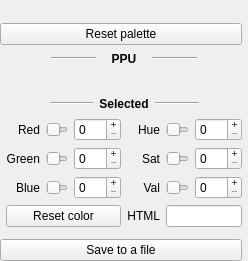
<?xml version="1.0" encoding="UTF-8"?>
<ui version="4.0">
 <class>wdgPaletteEditor</class>
 <widget class="QWidget" name="wdgPaletteEditor">
  <property name="geometry">
   <rect>
    <x>0</x>
    <y>0</y>
    <width>248</width>
    <height>261</height>
   </rect>
  </property>
  <property name="windowTitle">
   <string notr="true">wdgPaletteEditor</string>
  </property>
  <layout class="QGridLayout" name="gridLayout_wdgPaletteEditor">
   <property name="leftMargin">
    <number>0</number>
   </property>
   <property name="topMargin">
    <number>0</number>
   </property>
   <property name="rightMargin">
    <number>0</number>
   </property>
   <property name="bottomMargin">
    <number>0</number>
   </property>
   <item row="4" column="0" colspan="2">
    <layout class="QHBoxLayout" name="horizontalLayout_Current_desc">
     <item>
      <widget class="QLabel" name="label_Current_buddy_left"/>
     </item>
     <item>
      <widget class="Line" name="line_Current_left">
       <property name="orientation">
        <enum>Qt::Horizontal</enum>
       </property>
      </widget>
     </item>
     <item>
      <widget class="QLabel" name="label_Current">
       <property name="font">
        <font>
         <weight>75</weight>
         <bold>true</bold>
        </font>
       </property>
       <property name="text">
        <string>Selected</string>
       </property>
       <property name="alignment">
        <set>Qt::AlignCenter</set>
       </property>
      </widget>
     </item>
     <item>
      <widget class="Line" name="line_Current_right">
       <property name="orientation">
        <enum>Qt::Horizontal</enum>
       </property>
      </widget>
     </item>
     <item>
      <widget class="QLabel" name="label_Current_buddy_right"/>
     </item>
    </layout>
   </item>
   <item row="2" column="0" colspan="2">
    <layout class="QHBoxLayout" name="horizontalLayout_PPU_Palette_desc">
     <item>
      <widget class="QLabel" name="label_PPU_Palette_Desc_buddy_left"/>
     </item>
     <item>
      <widget class="Line" name="line_PPU_Palette_Desc_left">
       <property name="orientation">
        <enum>Qt::Horizontal</enum>
       </property>
      </widget>
     </item>
     <item>
      <widget class="QLabel" name="label_PPU_Palette">
       <property name="font">
        <font>
         <weight>75</weight>
         <bold>true</bold>
        </font>
       </property>
       <property name="text">
        <string>PPU</string>
       </property>
       <property name="alignment">
        <set>Qt::AlignCenter</set>
       </property>
      </widget>
     </item>
     <item>
      <widget class="Line" name="line_PPU_Palette_Desc_right">
       <property name="orientation">
        <enum>Qt::Horizontal</enum>
       </property>
      </widget>
     </item>
     <item>
      <widget class="QLabel" name="label_PPU_Palette_Desc_buddy_right"/>
     </item>
    </layout>
   </item>
   <item row="5" column="0">
    <layout class="QGridLayout" name="gridLayout_RGB">
     <item row="2" column="4">
      <widget class="QLabel" name="label_Val">
       <property name="text">
        <string>Val</string>
       </property>
       <property name="alignment">
        <set>Qt::AlignRight|Qt::AlignTrailing|Qt::AlignVCenter</set>
       </property>
      </widget>
     </item>
     <item row="0" column="6">
      <widget class="QSpinBox" name="spinBox_Hue">
       <property name="sizePolicy">
        <sizepolicy hsizetype="Minimum" vsizetype="Fixed">
         <horstretch>0</horstretch>
         <verstretch>0</verstretch>
        </sizepolicy>
       </property>
       <property name="buttonSymbols">
        <enum>QAbstractSpinBox::PlusMinus</enum>
       </property>
       <property name="maximum">
        <number>359</number>
       </property>
      </widget>
     </item>
     <item row="2" column="1">
      <widget class="QLabel" name="label_Blue">
       <property name="text">
        <string>Blue</string>
       </property>
       <property name="alignment">
        <set>Qt::AlignRight|Qt::AlignTrailing|Qt::AlignVCenter</set>
       </property>
      </widget>
     </item>
     <item row="1" column="3">
      <widget class="QSpinBox" name="spinBox_Green">
       <property name="sizePolicy">
        <sizepolicy hsizetype="Minimum" vsizetype="Fixed">
         <horstretch>0</horstretch>
         <verstretch>0</verstretch>
        </sizepolicy>
       </property>
       <property name="buttonSymbols">
        <enum>QAbstractSpinBox::PlusMinus</enum>
       </property>
       <property name="maximum">
        <number>255</number>
       </property>
      </widget>
     </item>
     <item row="2" column="3">
      <widget class="QSpinBox" name="spinBox_Blue">
       <property name="sizePolicy">
        <sizepolicy hsizetype="Minimum" vsizetype="Fixed">
         <horstretch>0</horstretch>
         <verstretch>0</verstretch>
        </sizepolicy>
       </property>
       <property name="buttonSymbols">
        <enum>QAbstractSpinBox::PlusMinus</enum>
       </property>
       <property name="maximum">
        <number>255</number>
       </property>
      </widget>
     </item>
     <item row="0" column="2">
      <widget class="QSlider" name="horizontalSlider_Red">
       <property name="sizePolicy">
        <sizepolicy hsizetype="Expanding" vsizetype="Fixed">
         <horstretch>0</horstretch>
         <verstretch>0</verstretch>
        </sizepolicy>
       </property>
       <property name="maximum">
        <number>255</number>
       </property>
       <property name="orientation">
        <enum>Qt::Horizontal</enum>
       </property>
      </widget>
     </item>
     <item row="0" column="1">
      <widget class="QLabel" name="label_Red">
       <property name="text">
        <string>Red</string>
       </property>
       <property name="alignment">
        <set>Qt::AlignRight|Qt::AlignTrailing|Qt::AlignVCenter</set>
       </property>
      </widget>
     </item>
     <item row="0" column="3">
      <widget class="QSpinBox" name="spinBox_Red">
       <property name="sizePolicy">
        <sizepolicy hsizetype="Minimum" vsizetype="Fixed">
         <horstretch>0</horstretch>
         <verstretch>0</verstretch>
        </sizepolicy>
       </property>
       <property name="buttonSymbols">
        <enum>QAbstractSpinBox::PlusMinus</enum>
       </property>
       <property name="maximum">
        <number>255</number>
       </property>
      </widget>
     </item>
     <item row="1" column="1">
      <widget class="QLabel" name="label_Green">
       <property name="text">
        <string>Green</string>
       </property>
       <property name="alignment">
        <set>Qt::AlignRight|Qt::AlignTrailing|Qt::AlignVCenter</set>
       </property>
      </widget>
     </item>
     <item row="1" column="6">
      <widget class="QSpinBox" name="spinBox_Sat">
       <property name="sizePolicy">
        <sizepolicy hsizetype="Minimum" vsizetype="Fixed">
         <horstretch>0</horstretch>
         <verstretch>0</verstretch>
        </sizepolicy>
       </property>
       <property name="buttonSymbols">
        <enum>QAbstractSpinBox::PlusMinus</enum>
       </property>
       <property name="maximum">
        <number>255</number>
       </property>
      </widget>
     </item>
     <item row="1" column="2">
      <widget class="QSlider" name="horizontalSlider_Green">
       <property name="sizePolicy">
        <sizepolicy hsizetype="Expanding" vsizetype="Fixed">
         <horstretch>0</horstretch>
         <verstretch>0</verstretch>
        </sizepolicy>
       </property>
       <property name="maximum">
        <number>255</number>
       </property>
       <property name="orientation">
        <enum>Qt::Horizontal</enum>
       </property>
      </widget>
     </item>
     <item row="0" column="5">
      <widget class="QSlider" name="horizontalSlider_Hue">
       <property name="sizePolicy">
        <sizepolicy hsizetype="Expanding" vsizetype="Fixed">
         <horstretch>0</horstretch>
         <verstretch>0</verstretch>
        </sizepolicy>
       </property>
       <property name="maximum">
        <number>359</number>
       </property>
       <property name="orientation">
        <enum>Qt::Horizontal</enum>
       </property>
      </widget>
     </item>
     <item row="2" column="5">
      <widget class="QSlider" name="horizontalSlider_Val">
       <property name="sizePolicy">
        <sizepolicy hsizetype="Expanding" vsizetype="Fixed">
         <horstretch>0</horstretch>
         <verstretch>0</verstretch>
        </sizepolicy>
       </property>
       <property name="maximum">
        <number>255</number>
       </property>
       <property name="orientation">
        <enum>Qt::Horizontal</enum>
       </property>
      </widget>
     </item>
     <item row="1" column="5">
      <widget class="QSlider" name="horizontalSlider_Sat">
       <property name="sizePolicy">
        <sizepolicy hsizetype="Expanding" vsizetype="Fixed">
         <horstretch>0</horstretch>
         <verstretch>0</verstretch>
        </sizepolicy>
       </property>
       <property name="maximum">
        <number>255</number>
       </property>
       <property name="orientation">
        <enum>Qt::Horizontal</enum>
       </property>
      </widget>
     </item>
     <item row="1" column="4">
      <widget class="QLabel" name="label_Sat">
       <property name="text">
        <string>Sat</string>
       </property>
       <property name="alignment">
        <set>Qt::AlignRight|Qt::AlignTrailing|Qt::AlignVCenter</set>
       </property>
      </widget>
     </item>
     <item row="2" column="6">
      <widget class="QSpinBox" name="spinBox_Val">
       <property name="sizePolicy">
        <sizepolicy hsizetype="Minimum" vsizetype="Fixed">
         <horstretch>0</horstretch>
         <verstretch>0</verstretch>
        </sizepolicy>
       </property>
       <property name="buttonSymbols">
        <enum>QAbstractSpinBox::PlusMinus</enum>
       </property>
       <property name="maximum">
        <number>255</number>
       </property>
      </widget>
     </item>
     <item row="2" column="2">
      <widget class="QSlider" name="horizontalSlider_Blue">
       <property name="sizePolicy">
        <sizepolicy hsizetype="Expanding" vsizetype="Fixed">
         <horstretch>0</horstretch>
         <verstretch>0</verstretch>
        </sizepolicy>
       </property>
       <property name="maximum">
        <number>255</number>
       </property>
       <property name="orientation">
        <enum>Qt::Horizontal</enum>
       </property>
      </widget>
     </item>
     <item row="0" column="4">
      <widget class="QLabel" name="label_Hue">
       <property name="text">
        <string>Hue</string>
       </property>
       <property name="alignment">
        <set>Qt::AlignRight|Qt::AlignTrailing|Qt::AlignVCenter</set>
       </property>
      </widget>
     </item>
     <item row="3" column="4">
      <widget class="QLabel" name="label_HTML">
       <property name="text">
        <string>HTML</string>
       </property>
       <property name="alignment">
        <set>Qt::AlignRight|Qt::AlignTrailing|Qt::AlignVCenter</set>
       </property>
      </widget>
     </item>
     <item row="3" column="5" colspan="2">
      <widget class="wdgHtmlName" name="lineEdit_Html_Name">
       <property name="maxLength">
        <number>7</number>
       </property>
       <property name="frame">
        <bool>true</bool>
       </property>
      </widget>
     </item>
     <item row="0" column="0" rowspan="4">
      <widget class="wdgColorToChange" name="widget_Color_Selected" native="true">
       <property name="sizePolicy">
        <sizepolicy hsizetype="MinimumExpanding" vsizetype="Preferred">
         <horstretch>0</horstretch>
         <verstretch>0</verstretch>
        </sizepolicy>
       </property>
      </widget>
     </item>
     <item row="3" column="1" colspan="3">
      <widget class="QPushButton" name="pushButton_Color_reset">
       <property name="font">
        <font>
         <weight>50</weight>
         <bold>false</bold>
        </font>
       </property>
       <property name="focusPolicy">
        <enum>Qt::NoFocus</enum>
       </property>
       <property name="text">
        <string>Reset color</string>
       </property>
       <property name="icon">
        <iconset resource="resources.qrc">
         <normaloff>:/icon/icons/overscan_default.svg</normaloff>:/icon/icons/overscan_default.svg</iconset>
       </property>
      </widget>
     </item>
    </layout>
   </item>
   <item row="3" column="0" colspan="2">
    <widget class="wdgPalettePPU" name="widget_Palette_PPU" native="true"/>
   </item>
   <item row="0" column="0" colspan="2">
    <widget class="wdgPaletteWall" name="widget_Palette_Wall" native="true"/>
   </item>
   <item row="6" column="0">
    <layout class="QHBoxLayout" name="horizontalLayout_buttons">
     <property name="spacing">
      <number>0</number>
     </property>
     <property name="topMargin">
      <number>6</number>
     </property>
     <item>
      <widget class="QPushButton" name="pushButton_Palette_save">
       <property name="text">
        <string>Save to a file</string>
       </property>
       <property name="icon">
        <iconset resource="resources.qrc">
         <normaloff>:/icon/icons/save.svg</normaloff>:/icon/icons/save.svg</iconset>
       </property>
      </widget>
     </item>
    </layout>
   </item>
   <item row="1" column="0">
    <widget class="QPushButton" name="pushButton_Palette_reset">
     <property name="font">
      <font>
       <weight>50</weight>
       <bold>false</bold>
      </font>
     </property>
     <property name="focusPolicy">
      <enum>Qt::NoFocus</enum>
     </property>
     <property name="text">
      <string>Reset palette</string>
     </property>
     <property name="icon">
      <iconset resource="resources.qrc">
       <normaloff>:/icon/icons/overscan_default.svg</normaloff>:/icon/icons/overscan_default.svg</iconset>
     </property>
    </widget>
   </item>
  </layout>
 </widget>
 <customwidgets>
  <customwidget>
   <class>wdgPaletteWall</class>
   <extends>QWidget</extends>
   <header>wdgPaletteEditor.hpp</header>
   <container>1</container>
  </customwidget>
  <customwidget>
   <class>wdgPalettePPU</class>
   <extends>QWidget</extends>
   <header>wdgPaletteEditor.hpp</header>
   <container>1</container>
  </customwidget>
  <customwidget>
   <class>wdgColorToChange</class>
   <extends>QWidget</extends>
   <header>wdgPaletteEditor.hpp</header>
   <container>1</container>
  </customwidget>
  <customwidget>
   <class>wdgHtmlName</class>
   <extends>QLineEdit</extends>
   <header>wdgPaletteEditor.hpp</header>
  </customwidget>
 </customwidgets>
 <tabstops>
  <tabstop>horizontalSlider_Red</tabstop>
  <tabstop>spinBox_Red</tabstop>
  <tabstop>horizontalSlider_Green</tabstop>
  <tabstop>spinBox_Green</tabstop>
  <tabstop>horizontalSlider_Blue</tabstop>
  <tabstop>spinBox_Blue</tabstop>
  <tabstop>horizontalSlider_Hue</tabstop>
  <tabstop>spinBox_Hue</tabstop>
  <tabstop>horizontalSlider_Sat</tabstop>
  <tabstop>spinBox_Sat</tabstop>
  <tabstop>horizontalSlider_Val</tabstop>
  <tabstop>spinBox_Val</tabstop>
  <tabstop>lineEdit_Html_Name</tabstop>
  <tabstop>pushButton_Palette_save</tabstop>
 </tabstops>
 <resources>
  <include location="resources.qrc"/>
 </resources>
 <connections/>
</ui>
